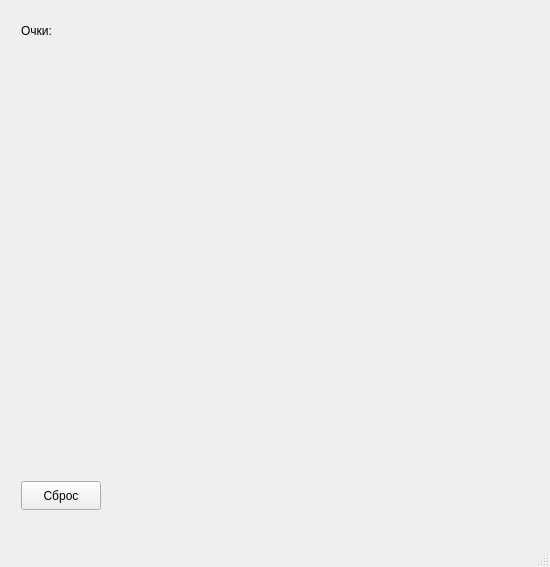
<?xml version="1.0" encoding="UTF-8"?>
<ui version="4.0">
 <class>MainWindow</class>
 <widget class="QMainWindow" name="MainWindow">
  <property name="geometry">
   <rect>
    <x>0</x>
    <y>0</y>
    <width>550</width>
    <height>567</height>
   </rect>
  </property>
  <property name="windowTitle">
   <string>MainWindow</string>
  </property>
  <widget class="QWidget" name="centralwidget">
   <widget class="QStackedWidget" name="stackedWidget">
    <property name="geometry">
     <rect>
      <x>10</x>
      <y>10</y>
      <width>521</width>
      <height>511</height>
     </rect>
    </property>
    <property name="currentIndex">
     <number>1</number>
    </property>
    <widget class="QWidget" name="page">
     <layout class="QGridLayout" name="gridLayout_2">
      <item row="3" column="2">
       <spacer name="horizontalSpacer_4">
        <property name="orientation">
         <enum>Qt::Horizontal</enum>
        </property>
        <property name="sizeHint" stdset="0">
         <size>
          <width>108</width>
          <height>20</height>
         </size>
        </property>
       </spacer>
      </item>
      <item row="3" column="1">
       <widget class="QLineEdit" name="editPin">
        <property name="placeholderText">
         <string>Введите пин-код</string>
        </property>
       </widget>
      </item>
      <item row="0" column="1">
       <spacer name="verticalSpacer_4">
        <property name="orientation">
         <enum>Qt::Vertical</enum>
        </property>
        <property name="sizeHint" stdset="0">
         <size>
          <width>20</width>
          <height>103</height>
         </size>
        </property>
       </spacer>
      </item>
      <item row="4" column="1">
       <widget class="QPushButton" name="loginButton">
        <property name="text">
         <string>Вход</string>
        </property>
       </widget>
      </item>
      <item row="3" column="0">
       <spacer name="horizontalSpacer_3">
        <property name="orientation">
         <enum>Qt::Horizontal</enum>
        </property>
        <property name="sizeHint" stdset="0">
         <size>
          <width>108</width>
          <height>20</height>
         </size>
        </property>
       </spacer>
      </item>
      <item row="2" column="1">
       <widget class="QLabel" name="label">
        <property name="text">
         <string>Пин-код:</string>
        </property>
       </widget>
      </item>
      <item row="6" column="1">
       <spacer name="verticalSpacer_3">
        <property name="orientation">
         <enum>Qt::Vertical</enum>
        </property>
        <property name="sizeHint" stdset="0">
         <size>
          <width>20</width>
          <height>102</height>
         </size>
        </property>
       </spacer>
      </item>
      <item row="7" column="1">
       <widget class="QLabel" name="lblLogin">
        <property name="text">
         <string/>
        </property>
       </widget>
      </item>
     </layout>
    </widget>
    <widget class="QWidget" name="page_2">
     <widget class="QPushButton" name="resetButton">
      <property name="geometry">
       <rect>
        <x>11</x>
        <y>471</y>
        <width>80</width>
        <height>29</height>
       </rect>
      </property>
      <property name="text">
       <string>Сброс</string>
      </property>
     </widget>
     <widget class="QLabel" name="scoreLabel">
      <property name="geometry">
       <rect>
        <x>11</x>
        <y>11</y>
        <width>471</width>
        <height>20</height>
       </rect>
      </property>
      <property name="text">
       <string>Очки:</string>
      </property>
     </widget>
     <widget class="QWidget" name="gridLayoutWidget">
      <property name="geometry">
       <rect>
        <x>10</x>
        <y>40</y>
        <width>511</width>
        <height>431</height>
       </rect>
      </property>
      <layout class="QGridLayout" name="gridLayout"/>
     </widget>
    </widget>
   </widget>
  </widget>
  <widget class="QMenuBar" name="menubar">
   <property name="geometry">
    <rect>
     <x>0</x>
     <y>0</y>
     <width>550</width>
     <height>21</height>
    </rect>
   </property>
  </widget>
  <widget class="QStatusBar" name="statusbar"/>
 </widget>
 <resources/>
 <connections/>
</ui>
